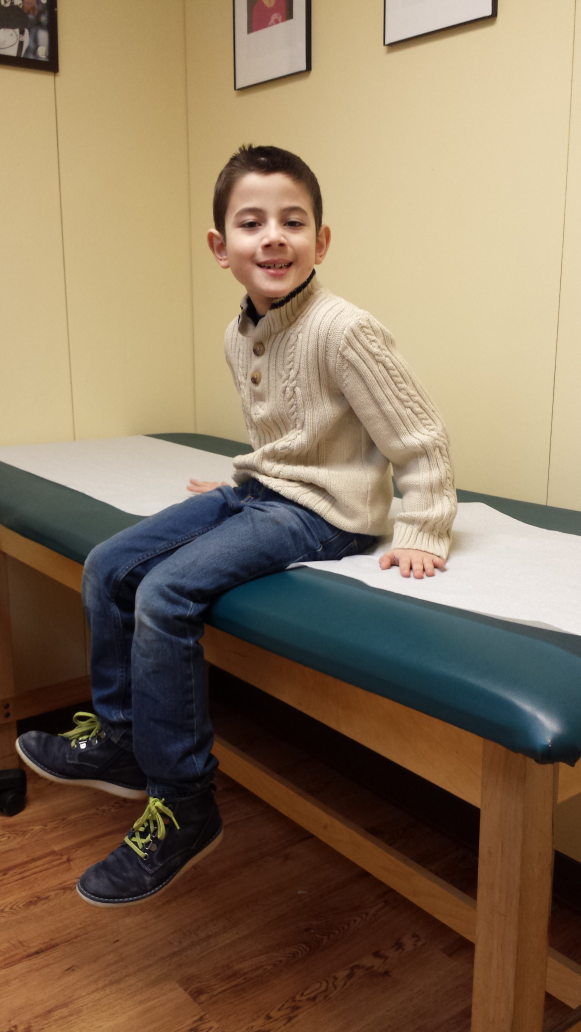
#> input picture source/cpp/resources/zach.jpg, 2322 x 4128 px (shown at 1/4 size)
$ python container_faces.py ../../cpp/resources/zach.jpg   (Python 2 division)
#> lines starting #> are read from the running program, lines starting #| are printed output that depends on the picture
### source/python/experimental/sliderparam.py
__author__ = 'mdiamond'

import cv2
import argparse

class sliderparam():
    def __init__(self, description, maxValue, value, updateFn=None, sliderToValue=lambda(x):x, valueToSlider=lambda(x):x):
        assert value <= maxValue
        self.description = description
        self.maxValue = maxValue
        self.updateFn = updateFn
        self.mapSliderToValue = sliderToValue
        self.mapValueToSlider = valueToSlider
        self.value = value
        self.sliderValue = valueToSlider(value)
        self.maxSliderValue = valueToSlider(maxValue)

    # [4 lines left out: function updateFromSlider, not called in this run]

    def assignFromSlider(self, sliderValue):
        self.sliderValue = sliderValue
        self.value = self.mapSliderToValue(sliderValue)

    def assignFromValue(self, value):
        self.value = value
        self.sliderValue = self.mapValueToSlider(value)

    def createSlider(self, window):
        cv2.createTrackbar(self.description, window, self.sliderValue, self.maxSliderValue, self.updateFromSlider)

    def __str__(self):
        return self.description + " = " + str(self.value)

class kernelparam(sliderparam):
    def __init__(self, description, maxValue, value, updateFn, ):
        sliderparam.__init__(self, description, maxValue, value, updateFn, sliderToValue=mapSliderToKernelSize, valueToSlider=mapKernelSizeToSlider)


# [10 lines left out: functions annotateImageWithParams, dump, not called in this run]

def addSlidersToWindow(param_dict, windowname):
    for p in param_dict.itervalues():
        p.createSlider(windowname)

def addCommandLineArgs(param_dict, parser):
    ''' define a command line parameter for every slider parameter
    :param dict: dictionary of sliderparam
    :param parser: argparse
    '''
    for k in param_dict.keys():
        argkey = '--' + k
        param = param_dict[k]
        parser.add_argument(argkey, help=param.description, type=int, default=param.value)

def setValuesFromCommandLine(param_dict, args):
    ''' read command line parameter for each slider parameter
    This allows any default value to be overridden by the command line.
    :param dict: dictionary of sliderparam
    :param args: parsed command line
    '''
    for k in param_dict.keys():
        p = param_dict[k]
        val = getattr(args, k)
        p.assignFromValue(val)


def mapSliderToKernelSize(n):
    return n*2 + 3

def mapKernelSizeToSlider(n):
    return (n - 3)/2

### source/python/experimental/container_faces.py
__author__ = 'mdiamond'

#!/usr/bin/env python

'''
Loads several images sequentially and tries to find container faces in each image.

Press a key to switch images, <Esc> to end.
'''

import numpy as np
import math
import cv2
import sliderparam as cvparam

def angle_cos(p0, p1, p2):
    d1, d2 = (p0-p1).astype('float'), (p2-p1).astype('float')
    return abs( np.dot(d1, d2) / np.sqrt( np.dot(d1, d1)*np.dot(d2, d2) ) )

def find_containers_by_contour(img):
    img = cv2.GaussianBlur(img, (5, 5), 0)

    squares = []
    gray = cv2.cvtColor(img, cv2.COLOR_BGR2GRAY)
    # try various thresholds
    for thrs in xrange(0, 255, 26):
        if thrs == 0:
            bin = cv2.Canny(gray, 0, 50, apertureSize=5)
            bin = cv2.dilate(bin, None)
        else:
            retval, bin = cv2.threshold(gray, thrs, 255, cv2.THRESH_BINARY)
        contours, hierarchy = cv2.findContours(bin, cv2.RETR_LIST, cv2.CHAIN_APPROX_SIMPLE)
        for cnt in contours:
            cnt_len = cv2.arcLength(cnt, True)
            cnt = cv2.approxPolyDP(cnt, 0.02*cnt_len, True)
            # if convex quadrilateral & large enough
            if len(cnt) == 4 and cv2.contourArea(cnt) > 4000 and cv2.isContourConvex(cnt):
                squares.append(cnt)
    return squares

def find_lines(img):
    img = cv2.GaussianBlur(img, (5, 5), 0)

    # canny operator
    gray = cv2.cvtColor(img, cv2.COLOR_BGR2GRAY)
    edges = cv2.Canny(gray, 600, 600, apertureSize=5)

    # hough_lines
    minLength = 350
    maxMergeGap = 45
    threshold = 140
    theta = np.pi/180
    rho = 1
    lines = cv2.HoughLinesP(edges, rho, theta, threshold=threshold, minLineLength=minLength, maxLineGap=maxMergeGap)
    return lines[0]

def find_vertical_lines(lines):
    vert_lines = []
    for line in lines:
        x1,y1,x2,y2 = line
        rad = math.atan2(y2-y1, x2-x1)
        angle = abs(math.degrees(rad))
        if abs(angle - 90) < cvparam_dict['maxDegFromVert'].value:
            vert_lines.append(line)
    return vert_lines


def updateMaxVertAngle(n):
    global vert_lines
    cvparam_dict['maxDegFromVert'].assignFromSlider(n)
    vert_lines = find_vertical_lines(lines)
    updateImage()

def draw_lines(img, lines, color=(0,255,0)):
    for x1,y1,x2,y2 in lines:
        cv2.line(img,(x1,y1),(x2,y2),color,2)


def updateImage():
    copy = img.copy()
    draw_lines(copy, lines)
    draw_lines(copy, vert_lines, color=(255,127,0))
    cv2.imshow('results', copy)

if __name__ == '__main__':
    print __doc__

    cvparam_dict = {}
    cvparam_dict['maxDegFromVert'] = cvparam.sliderparam("Deg From Vert", 90, 10, updateMaxVertAngle)

    import argparse
    parser = argparse.ArgumentParser(description=__doc__)
    parser.add_argument('file', help='image(s) to threshold', type=str)
    # add a command line parameter for every slider parameter
    cvparam.addCommandLineArgs(cvparam_dict, parser)

    args = parser.parse_args()
    cvparam.setValuesFromCommandLine(cvparam_dict, args)

    from glob import glob
    for filename in glob(args.file):
        img = cv2.imread(filename)
#> img is the input picture: shape (4128, 2322, 3); mean B, G, R 93.5, 117.3, 136.9

        # extract lines
        lines = find_lines(img)
#> in find_lines, `gray = cv2.cvtColor(img, cv2.COLOR_BGR2GRAY)`:
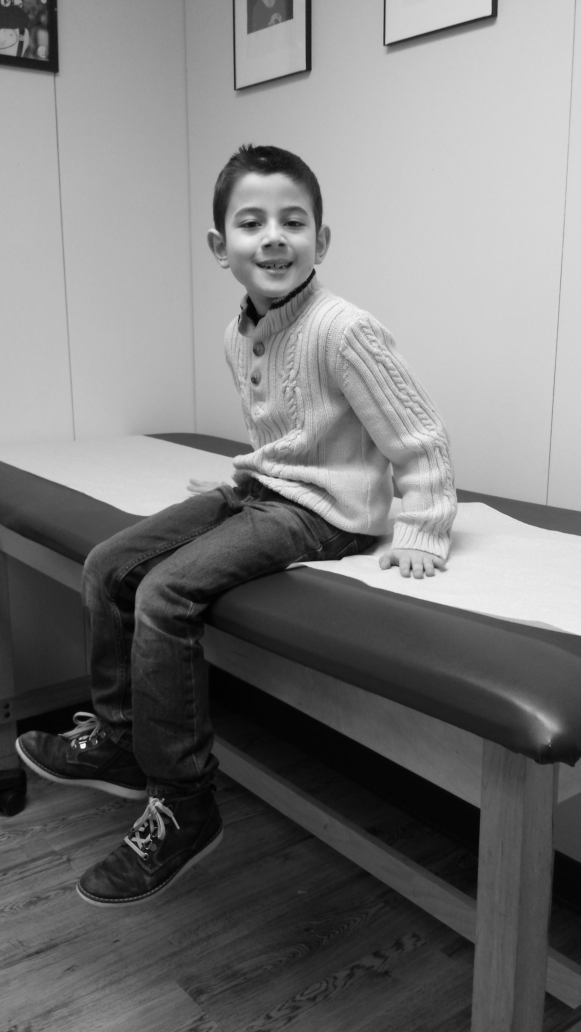
#> gray: shape (4128, 2322) (shown at 1/4 size); min 1, max 255, mean 120.5
#> in find_lines, `edges = cv2.Canny(gray, 600, 600, apertureSize=5)`:
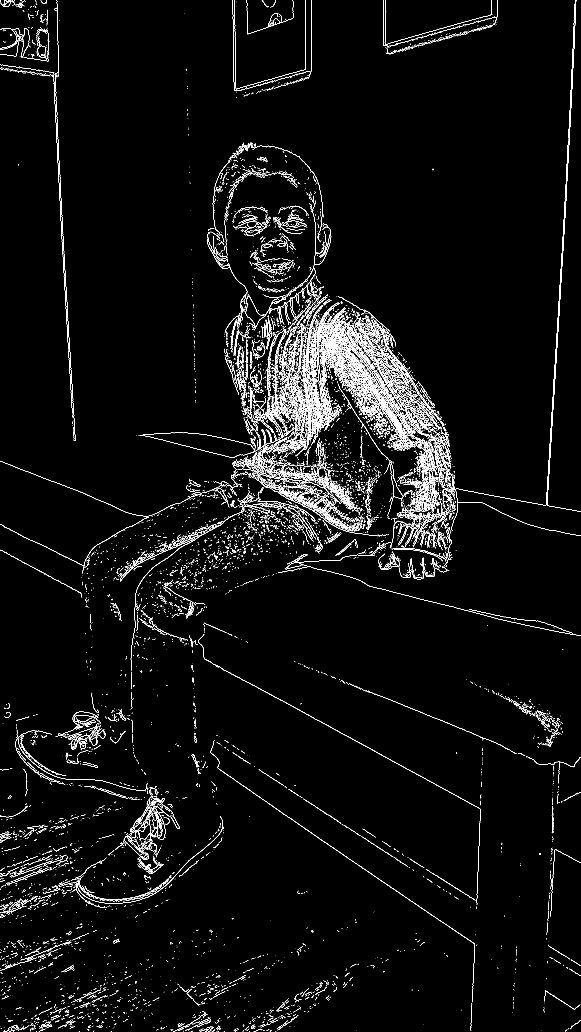
#> edges: shape (4128, 2322) (shown at 1/4 size); 2.1% white in thin lines or dots
#> in find_lines, `lines = cv2.HoughLinesP(edges, rho, theta, threshold=threshold, minLin..`: lines = 507 rows, first 6: [2252, 945, 2297, 92], [856, 2962, 1832, 3596], [2256, 939, 2301, 81], [213, 290, 261, 1202], [218, 291, 265, 1180], [1245, 1632, 1245, 1073]
#> lines = [[2252, 945, 2297, 92]]
        # find verticals
        vert_lines = find_vertical_lines(lines)
#> the loop in find_vertical_lines, `for line in lines:` made 1 pass
#> (x1, y1, x2, y2, rad, angle) on pass 1: (2252, 945, 2297, 92, -1.52, 86.98)
#> vert_lines = [[2252, 945, 2297, 92]]

        cv2.imshow('results', img) # window needs to exist before we add sliders
        cvparam.addSlidersToWindow(cvparam_dict, "results")
        updateImage()
#> the loop in draw_lines, `for x1,y1,x2,y2 in lines:` made 1 pass
#> the loop in draw_lines (call 2), `for x1,y1,x2,y2 in lines:` made 1 pass

        ch = cv2.waitKey()
#> (key Esc is pressed here)
        if ch == 27:
            cv2.destroyAllWindows()
            exit()
#> (the program exits here)
